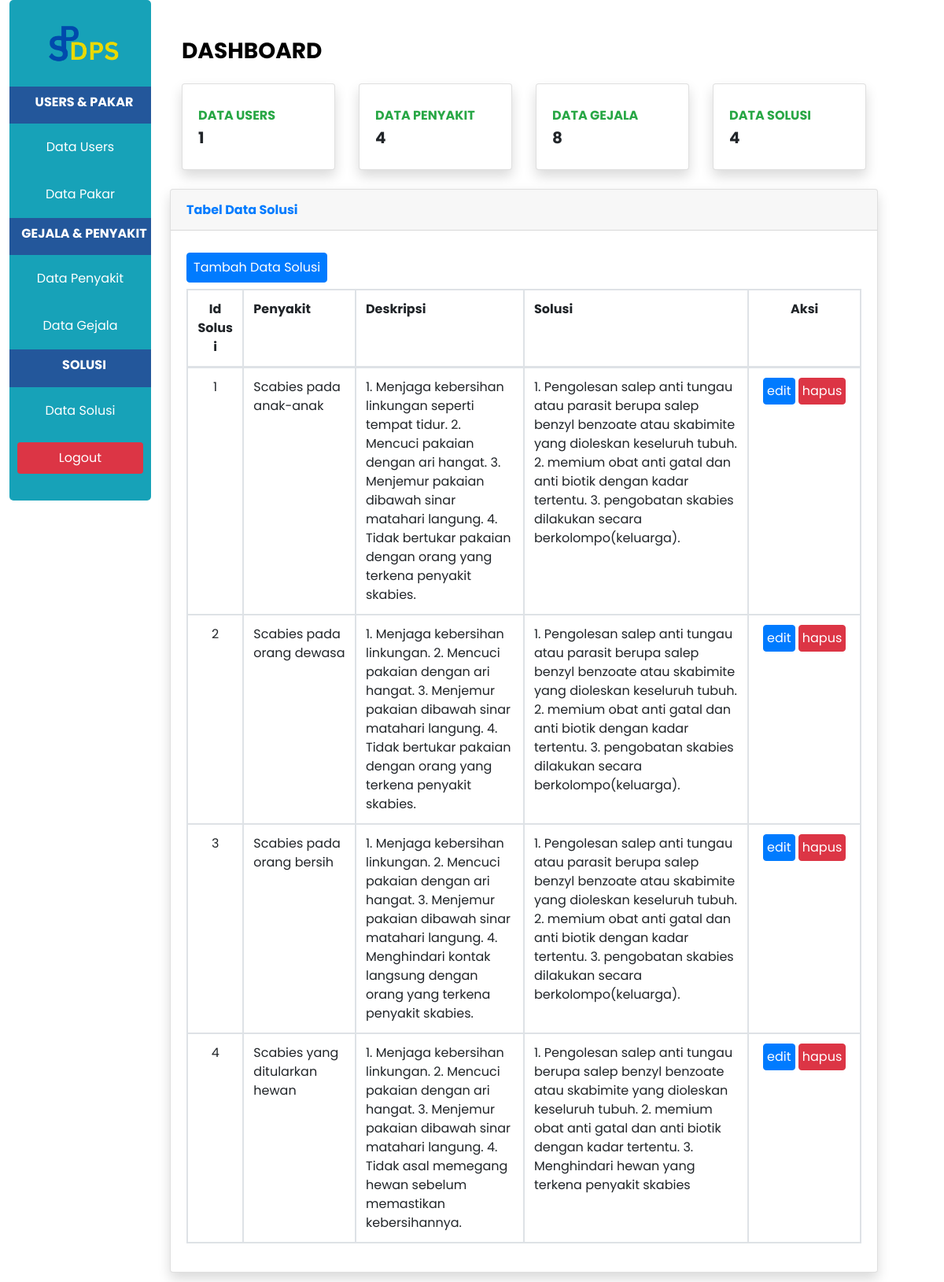
Page /indexSolusi.php (signed in) on the committed database.
### tables this page shows
CREATE TABLE `solusi` (
  `id_solusi` int NOT NULL AUTO_INCREMENT,
  `id_penyakit` int NOT NULL,
  `deskripsi` varchar(255) NOT NULL,
  `solusi` varchar(255) NOT NULL,
  PRIMARY KEY (`id_solusi`),
  KEY `id_penyakit` (`id_penyakit`),
  CONSTRAINT `solusi_ibfk_1` FOREIGN KEY (`id_penyakit`) REFERENCES `penyakit` (`id_penyakit`)
);

CREATE TABLE `penyakit` (
  `id_penyakit` int NOT NULL AUTO_INCREMENT,
  `penyakit` varchar(100) NOT NULL,
  PRIMARY KEY (`id_penyakit`)
);

### indexSolusi.php (the view, shortened to what this page needs)
<?php
include "function.php";
$querySolusi = mysqli_query($koneksi, "SELECT id_solusi, penyakit,deskripsi, solusi FROM solusi INNER JOIN penyakit ON solusi.id_penyakit = penyakit.id_penyakit");
$jumlahPasien = mysqli_query($koneksi, "SELECT COUNT('id_user') as jml_pasien FROM user WHERE role='1'");
$pasien = mysqli_fetch_assoc($jumlahPasien);
$jumlahPenyakit = mysqli_query($koneksi, "SELECT COUNT('id_penyakit') as jml_penyakit FROM penyakit");
$penyakit = mysqli_fetch_assoc($jumlahPenyakit);
$jumlahGejala = mysqli_query($koneksi, "SELECT COUNT('id_gejala') as jml_gejala FROM gejala");
$gejala = mysqli_fetch_assoc($jumlahGejala);
$jumlahSolusi = mysqli_query($koneksi, "SELECT COUNT('solusi') as jml_solusi FROM solusi");
$solusi = mysqli_fetch_assoc($jumlahSolusi);
?>
<!DOCTYPE html>
<html lang="en">
<head>
    <link rel="stylesheet" href="style.css">
    <link rel="stylesheet" href="https://stackpath.bootstrapcdn.com/bootstrap/4.4.1/css/bootstrap.min.css" />
</head>
<body>
    <div class="kiri bg-info">
        <section class="logo ">
        <a href="indexAdmin.php">
        <img src="gambar/DPS1.png" alt="" style="width: 100px; left:auto; right:auto;" class="ml-5 mr-5">
        </a>
        </section>
        <div class="sidebar-heading">
            <h5 class="font-weight-bold text-white text-uppercase teks">Users & Pakar </h5>
        </div>
        <section class="isi">
            <a class="nav-link" href="indexAdmin.php">
                <span>Data Users</span></a>
        </section>
        <section class="isi">
            <a class="nav-link" href="indexPakar.php">
                <span>Data Pakar</span></a>
        </section>
        <div class="sidebar-heading">
            <h5 class="font-weight-bold text-white text-uppercase teks">Gejala & Penyakit</h5>
        </div>
        <section class="isi">
            <a class="nav-link" href="indexPenyakit.php">
                <span>Data Penyakit</span>
            </a>
        </section>
        <section class="isi">
            <a class="nav-link" href="indexGejala.php">
                <span>Data Gejala</span>
            </a>
        </section>
        <div class="sidebar-heading">
            <h5 class="font-weight-bold text-white text-uppercase teks">Solusi</h5>
        </div>
        <section class="isi">
            <a class="nav-link" href="indexSolusi.php">
                <span>Data Solusi</span>
            </a>
        </section>
        <section class="isi">
            <a class="nav-link bg-danger rounded mb-4" href="logout.php">
                <span>Logout</span>
            </a>
        </section>
    </div>
    <div class="kanan ">
        <div class="container-fluid mt-5 ">
            <div class="d-sm-flex align-items-center justify-content-between mb-4">
            <h1 class="h3 mb-0 text-gray-800"><strong>
                    <a  style="color: black;
    text-decoration: none;" href="indexAdmin.php">DASHBOARD</a></strong></h1>
            </div>
            <div class="row ">
                <div class="col-xl-3 col-md-6 mb-4">
                    <div class="card border-left-primary shadow h-100 py-2">
                        <div class="card-body">
                            <div class="row no-gutters align-items-center">
                                <div class="col mr-2">
                                    <div class="text-xs font-weight-bold text-success text-uppercase mb-1">Data Users</div>
                                    <div class="h5 mb-0 font-weight-bold text-gray-800"><?= $pasien['jml_pasien']; ?></div>
                                </div>
                            </div>
                        </div>
                    </div>
                </div>
                <div class="col-xl-3 col-md-6 mb-4">
                    <div class="card border-left-success shadow h-100 py-2">
                        <div class="card-body">
                            <div class="row no-gutters align-items-center">
                                <div class="col mr-2">
                                    <div class="text-xs font-weight-bold text-success text-uppercase mb-1">Data Penyakit</div>
                                    <div class="h5 mb-0 font-weight-bold text-gray-800"><?= $penyakit['jml_penyakit']; ?></div>
                                </div>
                            </div>
                        </div>
                    </div>
                </div>
                <div class="col-xl-3 col-md-6 mb-4">
                    <div class="card border-left-info shadow h-100 py-2">
                        <div class="card-body">
                            <div class="row no-gutters align-items-center">
                                <div class="col mr-2">
                                    <div class="text-xs font-weight-bold text-success text-uppercase mb-1">Data Gejala</div>
                                    <div class="h5 mb-0 font-weight-bold text-gray-800"><?= $gejala['jml_gejala']; ?></div>
                                </div>
                            </div>
                        </div>
                    </div>
                </div>
                <div class="col-xl-3 col-md-6 mb-4">
                    <div class="card border-left-warning shadow h-100 py-2">
                        <div class="card-body">
                            <div class="row no-gutters align-items-center">
                                <div class="col mr-2">
                                    <div class="text-xs font-weight-bold text-success text-uppercase mb-1">Data Solusi</div>
                                    <div class="h5 mb-0 font-weight-bold text-gray-800"><?= $solusi['jml_solusi']; ?></div>
                                </div>
                            </div>
                        </div>
                    </div>
                </div>
                <div class="card shadow mb-12 w-100">
                    <div class="card-header py-3">
                        <h6 class="m-0 font-weight-bold text-primary">Tabel Data Solusi</h6>
                    </div>
                    <div class="card-body">
                        <form method="post" encytpe="multipart/form-data">
                            <table class="table table-bordered" id="dataTable" width="100%" cellspacing="0">
                                <thead>
                                    <tr class="d-flex">
                                        <th class="col-1 text-center">Id Solusi</th>
                                        <th class="col-2">Penyakit</th>
                                        <th class="col-3">Deskripsi</th>
                                        <th class="col-4">Solusi</th>
                                        <th class="col-2 text-center">Aksi</th>
                                    </tr>
                                </thead>
                                <tbody>
                                    <?php while ($data = mysqli_fetch_assoc($querySolusi)) { ?>
                                        <tr class="d-flex">
                                            <td class="col-1 text-center"><?= $data['id_solusi']; ?></td>
                                            <td class="col-2"><?= $data['penyakit']; ?></td>
                                            <td class="col-3"><?= $data['deskripsi']; ?></td>
                                            <td class="col-4"><?= $data['solusi']; ?></td>
                                            <td class="col-2 text-center">
                                                <a class="btn btn-primary p-1" href="ubahSolusi.php?id_solusi=<?php echo $data["id_solusi"]; ?>">edit</a>
                                                <a href="function.php?act=hapusSolusi&id_solusi=<?= $data['id_solusi']; ?>" onclick="return confirm('Yakin ingin menghapus data?');" class="btn btn-danger p-1">hapus</a>
                                            </td>
                                        </tr>
                                    <?php } ?>
                                </tbody>
                                <a href="tambahSolusi.php" class="btn btn-primary my-2 px-2">Tambah Data Solusi</a>
                            </table>
                        </form>
                    </div>
                </div>
            </div>
        </div>
    </div>
</body>
</html>

### style.css (style rules this page uses)
*, body, html { margin: 0; padding: 0; font-family: "Poppins", sans-serif; box-sizing: border-box; scroll-behavior: smooth; }
.kiri { margin: 1%; margin-top: auto; width: 15%; height: auto; border-radius: 5px 5px 5px 5px; float: left; }
.kanan { margin: 1%; margin-top: auto; width: 75%; height: auto; float: left; }
.logo { display: flex; margin-top: 30px; margin-bottom: 30px; align-content: center; }
.teks { font-size: medium; }
.isi { text-align: center; padding: 10px; color: #4183d7; }
.sidebar-heading { color: #ffff; background-color: rgb(35, 87, 155); padding-left: 10px; padding-bottom: 10px; padding-top: 10px; text-align: center; }
.nav-link { text-align: center; color: #fff; }
.card { border: none; }
.btn-primary { background: #9490ff50; border: none; color: #4541af; border-radius: 10px; }

### rows in the picture
solusi: id_solusi "1", id_penyakit.penyakit "Scabies pada anak-anak", deskripsi "1. Menjaga kebersihan linkungan seperti tempat tidur. 2. Mencuci pakaian dengan ari hangat. 3. Menjemur pakaian dibawah sinar matahari langung. 4. Tidak bertukar pakaian dengan orang yang terkena penyakit skabies.", solusi "1. Pengolesan salep anti tungau atau parasit berupa salep benzyl benzoate atau skabimite yang dioleskan keseluruh tubuh. 2. memium obat anti gatal dan anti biotik dengan kadar tertentu. 3. pengobatan skabies dilakukan secara berkolompo(keluarga)."
solusi: id_solusi "2", id_penyakit.penyakit "Scabies pada orang dewasa", deskripsi "1. Menjaga kebersihan linkungan. 2. Mencuci pakaian dengan ari hangat. 3. Menjemur pakaian dibawah sinar matahari langung. 4. Tidak bertukar pakaian dengan orang yang terkena penyakit skabies.", solusi "1. Pengolesan salep anti tungau atau parasit berupa salep benzyl benzoate atau skabimite yang dioleskan keseluruh tubuh. 2. memium obat anti gatal dan anti biotik dengan kadar tertentu. 3. pengobatan skabies dilakukan secara berkolompo(keluarga)."
solusi: id_solusi "3", id_penyakit.penyakit "Scabies pada orang bersih", deskripsi "1. Menjaga kebersihan linkungan. 2. Mencuci pakaian dengan ari hangat. 3. Menjemur pakaian dibawah sinar matahari langung. 4. Menghindari kontak langsung dengan orang yang terkena penyakit skabies.", solusi "1. Pengolesan salep anti tungau atau parasit berupa salep benzyl benzoate atau skabimite yang dioleskan keseluruh tubuh. 2. memium obat anti gatal dan anti biotik dengan kadar tertentu. 3. pengobatan skabies dilakukan secara berkolompo(keluarga)."
solusi: id_solusi "4", id_penyakit.penyakit "Scabies yang ditularkan hewan", deskripsi "1. Menjaga kebersihan linkungan. 2. Mencuci pakaian dengan ari hangat. 3. Menjemur pakaian dibawah sinar matahari langung. 4. Tidak asal memegang hewan sebelum memastikan kebersihannya.", solusi "1. Pengolesan salep anti tungau berupa salep benzyl benzoate atau skabimite yang dioleskan keseluruh tubuh. 2. memium obat anti gatal dan anti biotik dengan kadar tertentu. 3. Menghindari hewan yang terkena penyakit skabies"

### other values in the picture
$pasien['jml_pasien'] "1"
$penyakit['jml_penyakit'] "4"
$gejala['jml_gejala'] "8"
$solusi['jml_solusi'] "4"
